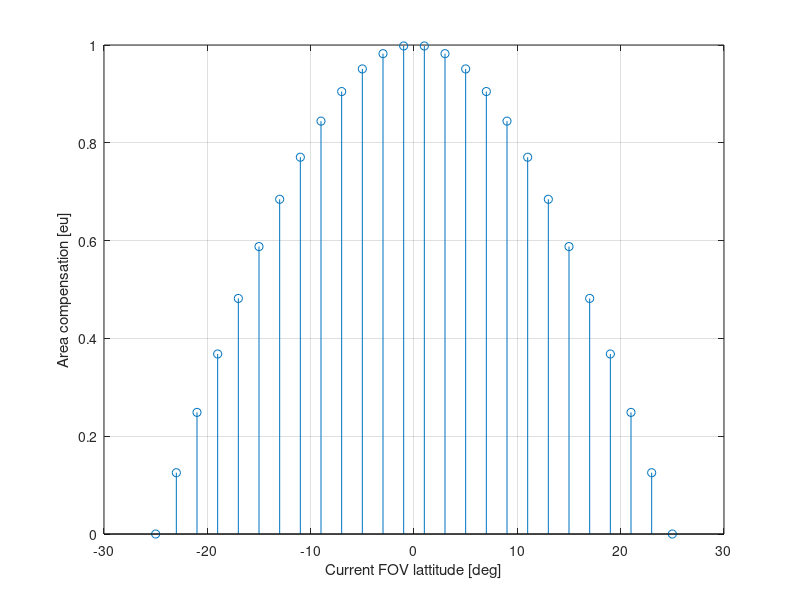

Write MATLAB code to recreate this figure. (Note: this script raises an error after producing the figure.)
% Some stupid FOV calculations for on-board usage

% Earth radius
rE = 6371.01e3;

% Altitude
alt = 650e3;

% Discretize resolution (degrees)
dis = 2;

% FOV
fov = round(90 - asin(rE/(rE+alt))*180/pi);

% Generate FOV area table
steps = abs(2*floor(fov / dis));
f = -1*fov;
fovtab(1)=0;
xax(1)=f;
for i = 0:steps
    f=f+dis;
    fovtab(i+2) = cos(f/fov * pi/2);
    xax(i+2)=f;
end

% Plot it
figure(1)
stem(xax,fovtab);
grid;
xlabel('Current FOV lattitude [deg]');
ylabel('Area compensation [eu]');

% Let's combine the albedo and FOV table
load albedotab;

% It's quite easy - convolution and mean the result
obalbedotab = convn(ads_c_mean, fovtab, 'same');
obalbedotab = obalbedotab/steps;

% Plot it
figure(2)
stem((-45:44)*2,obalbedotab*100);
grid;
xlabel('Lattitude [deg]');
ylabel('FOV corrected reflectivity % [eu]');
